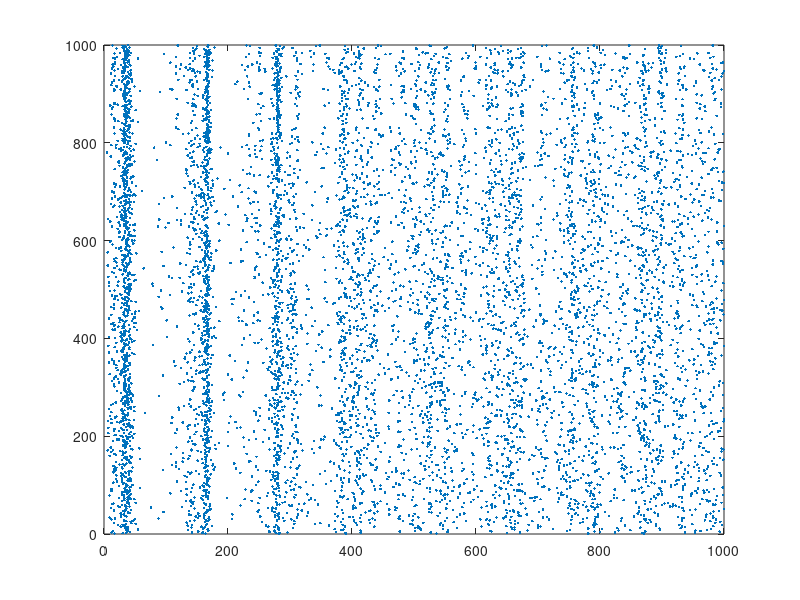

The MATLAB source for this figure:
% Created by Eugene M. Izhikevich, February 25, 2003
% Excitatory neurons    Inhibitory neurons
Ne=800;                 Ni=200;
re=rand(Ne,1);          ri=rand(Ni,1);
a=[0.02*ones(Ne,1);     0.02+0.08*ri];
b=[0.2*ones(Ne,1);      0.25-0.05*ri];
c=[-65+15*re.^2;        -65*ones(Ni,1)];
d=[8-6*re.^2;           2*ones(Ni,1)];
S=[0.5*rand(Ne+Ni,Ne),  -rand(Ne+Ni,Ni)];

v=-65*ones(Ne+Ni,1);    % Initial values of v
u=b.*v;                 % Initial values of u
firings=[];             % spike timings

for t=1:1000            % simulation of 1000 ms
  I=[5*randn(Ne,1);2*randn(Ni,1)]; % thalamic input
  fired=find(v>=30);    % indices of spikes
  firings=[firings; t+0*fired,fired];
  v(fired)=c(fired);
  u(fired)=u(fired)+d(fired);
  I=I+sum(S(:,fired),2);
  v=v+0.5*(0.04*v.^2+5*v+140-u+I); % step 0.5 ms
  v=v+0.5*(0.04*v.^2+5*v+140-u+I); % for numerical
  u=u+a.*(b.*v-u);                 % stability
end;
figure
plot(firings(:,1),firings(:,2),'.');